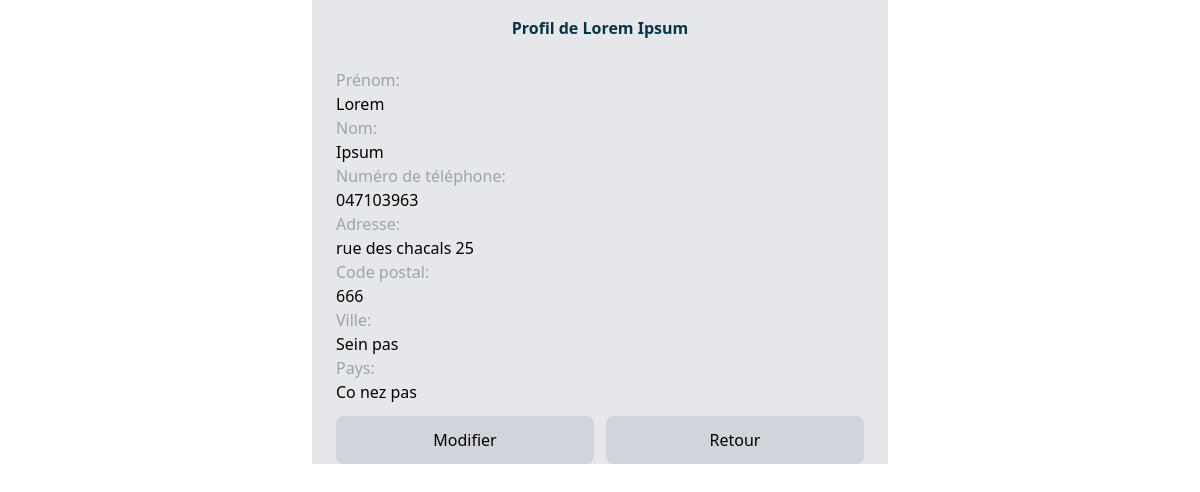
/profile?id=5 (signed in), run on the app's committed database.
### tables this page shows
CREATE TABLE IF NOT EXISTS `phone_book` (
  `id` int NOT NULL AUTO_INCREMENT,
  `user_id` int NOT NULL,
  `firstname` varchar(50) NOT NULL,
  `lastname` varchar(50) NOT NULL,
  `phone_number` varchar(25) NOT NULL,
  `address` varchar(100) NOT NULL,
  `city` varchar(50) NOT NULL,
  `postal_code` varchar(9) NOT NULL,
  `country` varchar(50) NOT NULL,
  `creation_date` datetime NOT NULL DEFAULT CURRENT_TIMESTAMP,
  PRIMARY KEY (`id`),
  KEY `phone_id` (`user_id`)
);

### app/queries/Contacts.php (called while the page is built, shortened)
<?php
function get_contact_by_id($id)
{
    global $conn;
    try {
        $sql = "SELECT * FROM phone_book WHERE id = '$id'";
        $result = $conn->query($sql);
        return $result->fetch();
    } catch (PDOException $error) {
        return $error->getMessage();
    }
}

### profile.php (the view)
<?php
require_once('layouts/header.php');
require_once("app/app.php");
if (!isset($_SESSION['login']) || empty($_SESSION['login'])) {
    header('Location: login.php');
} else {
    if (isset($_GET['id']) && !empty($_GET['id'])) {
        $contact = get_contact_by_id($_GET['id']);
    } else {
        header('Location: bookphone.php?error=contact introuvable');
    }
}
?>
<?php if (isset($_GET['action']) && $_GET['action'] === "edit_contact") : ?>
    <span class="text-cyan-950 block py-4 font-semibold  text-center">Modifier le profil de <?php echo $contact['firstname']; ?></span>
    <form class="flex flex-col gap-3 justify-between h-screen" action="?action=edit_contact&id=<?php echo $_GET['id'] ?>" method="post">
        <div>
            <div class="flex flex-col">
                <label for="firstname">Prénom</label>
                <input type="text" name="firstname" id="firstname" value="<?php echo $contact['firstname']; ?>">
                <?php if (isset($errors['firstname'])) {
                    displayErrors($errors['firstname']);
                } ?>
            </div>
            <div class="flex flex-col">
                <label for="lastname">Nom</label>
                <input type="text" name="lastname" id="lastname" value="<?php echo $contact['lastname']; ?>">
                <?php if (isset($errors['lastname'])) {
                    displayErrors($errors['lastname']);
                } ?>
            </div>
            <div class="flex flex-col">
                <label for="phone_number">Numéro de téléphone</label>
                <input type="text" name="phone_number" id="phone_number" value="<?php echo $contact['phone_number']; ?>">
                <?php if (isset($errors['phone_number'])) {
                    displayErrors($errors['phone_number']);
                } ?>
            </div>
            <div class="flex flex-col">
                <label for="address">Adresse</label>
                <input type="text" name="address" id="address" value="<?php echo $contact['address']; ?>">
                <?php if (isset($errors['address'])) {
                    displayErrors($errors['address']);
                } ?>
            </div>
            <div class="flex flex-col">
                <label for="postal_code">Code postal</label>
                <input type="text" name="postal_code" id="postal_code" value="<?php echo $contact['postal_code']; ?>">
                <?php if (isset($errors['postal_code'])) {
                    displayErrors($errors['postal_code']);
                } ?>
            </div>
            <div class="flex flex-col">
                <label for="city">Ville</label>
                <input type="text" name="city" id="city" value="<?php echo $contact['city']; ?>">
                <?php if (isset($errors['city'])) {
                    displayErrors($errors['city']);
                } ?>
            </div>
            <div class="flex flex-col">
                <label for="country">Pays</label>
                <input type="text" name="country" id="country" value="<?php echo $contact['country']; ?>">
                <?php if (isset($errors['country'])) {
                    displayErrors($errors['country']);
                } ?>
            </div>
            <div class="flex justify-between gap-3">
                <input class="block bg-gray-300 hover:bg-gray-200 rounded-lg h-12 w-1/2 text-center py-3" type="submit" value="Appliquer">
                <a class="block bg-gray-300 hover:bg-gray-200 rounded-lg h-12 w-1/2 text-center py-3" href="myprofile.php">Annuler</a>
            </div>
        </div>
    <?php else : ?>
        <span class="text-cyan-950 block py-4 font-semibold  text-center">Profil de <?php echo ($contact['firstname'] . " " . $contact['lastname']) ?></span>
        <div class="flex flex-col gap-3 justify-between h-full">
            <div>
                <div class="flex flex-col">
                    <span class="text-gray-400">Prénom:</span>
                    <span><?php echo $contact['firstname']; ?></span>
                </div>
                <div class="flex flex-col">
                    <span class="text-gray-400">Nom:</span>
                    <span><?php echo $contact['lastname']; ?></span>
                </div>
                <div class="flex flex-col">
                    <span class="text-gray-400">Numéro de téléphone:</span>
                    <span><?php echo $contact['phone_number']; ?></span>
                </div>
                <div class="flex flex-col">
                    <span class="text-gray-400">Adresse:</span>
                    <span><?php echo $contact['address']; ?></span>
                </div>
                <div class="flex flex-col">
                    <span class="text-gray-400">Code postal:</span>
                    <span><?php echo $contact['postal_code']; ?></span>
                </div>
                <div class="flex flex-col">
                    <span class="text-gray-400">Ville:</span>
                    <span><?php echo $contact['city']; ?></span>
                </div>
                <div class="flex flex-col">
                    <span class="text-gray-400">Pays:</span>
                    <span><?php echo $contact['country']; ?></span>
                </div>
            </div>
            <div class="flex justify-between gap-3">
                <a class="block bg-gray-300 hover:bg-gray-200 rounded-lg h-12 w-1/2 text-center py-3" href="?action=edit_contact&id=<?php echo $_GET['id'] ?>">Modifier</a>
                <a class="block bg-gray-300 hover:bg-gray-200 rounded-lg h-12 w-1/2 text-center py-3" href="bookphone.php">Retour</a>
            </div>
        </div>
    <?php endif; ?>
    <?php require_once('layouts/header.php'); ?>

### data on the page
phone_book: firstname "Lorem", lastname "Ipsum", phone_number "047103963", address "rue des chacals 25", postal_code "666", city "Sein pas", country "Co nez pas"
